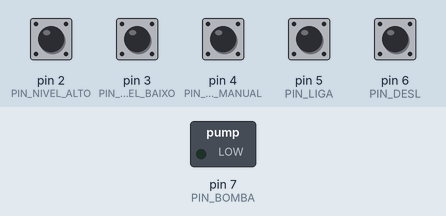
Recording of a sketch running on a simulated Arduino Uno, built with avr-gcc and run on an emulated ATmega328P. Parts: switched loads named in the sketch (green lamp = pin HIGH). The test bench sets the inputs (shaded band); at power-on: pin 2 (PIN_NIVEL_ALTO), pin 3 (PIN_NIVEL_BAIXO), pin 4 (PIN_AUTO_MANUAL), pin 5 (PIN_LIGA), pin 6 (PIN_DESL) HIGH.

Above: at 1.2 s.
1.3 s: pin 5 (PIN_LIGA) pulled LOW for 0.15 s
At 1.7 s:
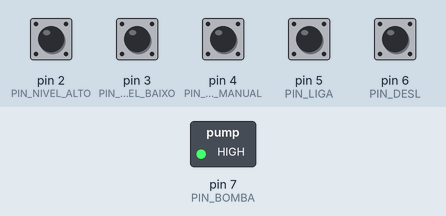
2.9 s: pin 6 (PIN_DESL) pulled LOW for 0.15 s
At 4.1 s:
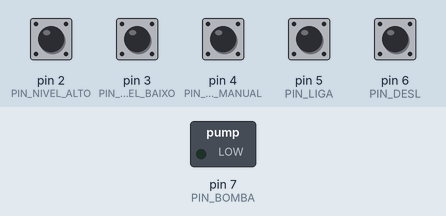
4.5 s: pin 5 (PIN_LIGA) pulled LOW for 1 s
At 5.3 s:
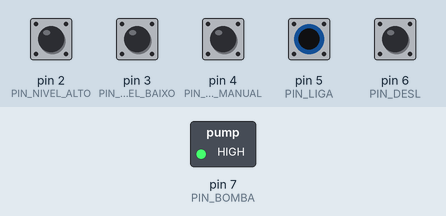
Timing chart, 0 to 7.5 s (numbered marks = the images above; inputs shaded):
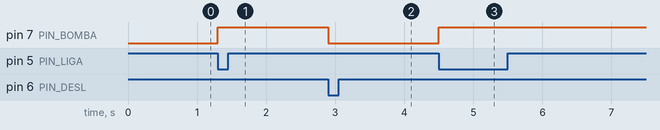

Measured:
- after the input at 1.3 s, pin 7 (PIN_BOMBA): LOW → HIGH at once
- after the input at 2.9 s, pin 7 (PIN_BOMBA): HIGH → LOW at once
- after the input at 4.5 s, pin 7 (PIN_BOMBA): LOW → HIGH at once

The sketch:

ex01_controle_nivel_bomba.ino
```cpp
const int PIN_NIVEL_ALTO   = 2;
const int PIN_NIVEL_BAIXO  = 3;
const int PIN_AUTO_MANUAL  = 4;
const int PIN_LIGA         = 5;
const int PIN_DESL         = 6;
const int PIN_BOMBA        = 7;

const unsigned long ATRASO = 10000UL;

bool bombaLigada      = false;
bool esperandoLigar    = false;
bool esperandoDesligar = false;
unsigned long tLigar    = 0;
unsigned long tDesligar = 0;

bool nivelBaixoAnt = false;
bool nivelAltoAnt  = false;

void setup() {
  pinMode(PIN_NIVEL_ALTO,  INPUT_PULLUP);
  pinMode(PIN_NIVEL_BAIXO, INPUT_PULLUP);
  pinMode(PIN_AUTO_MANUAL, INPUT_PULLUP);
  pinMode(PIN_LIGA,        INPUT_PULLUP);
  pinMode(PIN_DESL,        INPUT_PULLUP);
  pinMode(PIN_BOMBA, OUTPUT);
  digitalWrite(PIN_BOMBA, LOW);
}

void loop() {

  bool modoAutomatico = (digitalRead(PIN_AUTO_MANUAL) == LOW);
  bool nivelAlto       = (digitalRead(PIN_NIVEL_ALTO)  == LOW);
  bool nivelBaixo      = (digitalRead(PIN_NIVEL_BAIXO) == LOW);
  bool botaoLiga       = (digitalRead(PIN_LIGA) == LOW);
  bool botaoDesl       = (digitalRead(PIN_DESL) == LOW);

  if (!modoAutomatico) {

    esperandoLigar    = false;
    esperandoDesligar = false;

    if (botaoLiga) bombaLigada = true;
    if (botaoDesl) bombaLigada = false;

  } else {


    if (nivelBaixo && !nivelBaixoAnt && !bombaLigada) {
      esperandoLigar = true;
      tLigar = millis();
    }


    if (nivelAlto && !nivelAltoAnt && bombaLigada) {
      esperandoDesligar = true;
      tDesligar = millis();
    }


    if (esperandoLigar && (millis() - tLigar >= ATRASO)) {
      bombaLigada = true;
      esperandoLigar = false;
    }


    if (esperandoDesligar && (millis() - tDesligar >= ATRASO)) {
      bombaLigada = false;
      esperandoDesligar = false;
    }


    if (!nivelBaixo) esperandoLigar = false;
    if (!nivelAlto)  esperandoDesligar = false;
  }

  nivelBaixoAnt = nivelBaixo;
  nivelAltoAnt  = nivelAlto;

  digitalWrite(PIN_BOMBA, bombaLigada ? HIGH : LOW);
}
```
